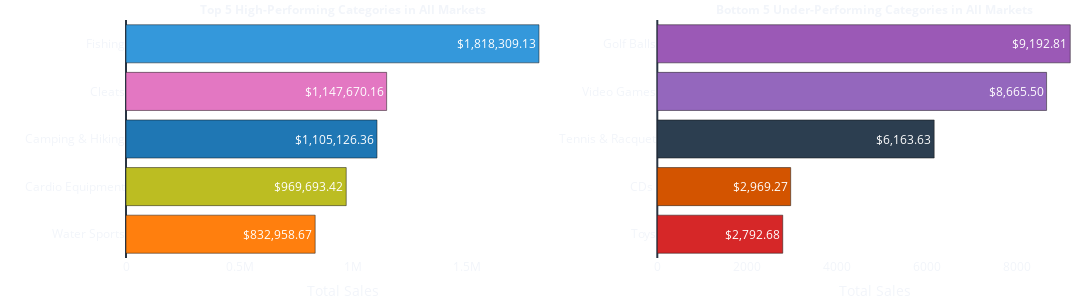
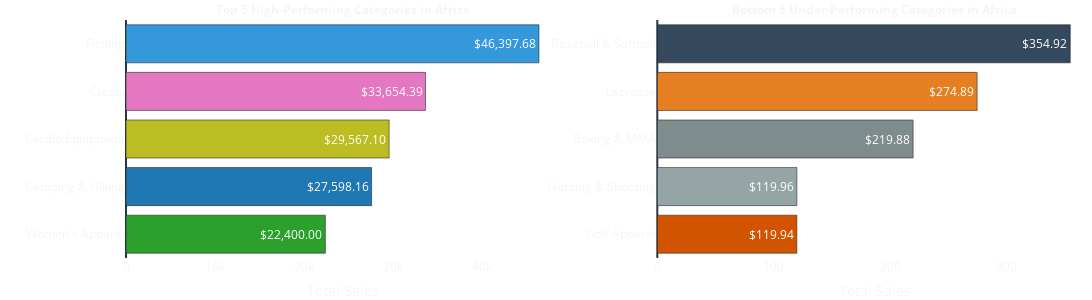

Notebook code for these charts, in order:
### Code cell
display(top_bottom_products(df_2017, "All Markets"), top_bottom_products(df_2017, "Africa"), top_bottom_products(df_2017, "Europe"), 
        top_bottom_products(df_2017, "Latin America"), top_bottom_products(df_2017, "Pacific Asia"), top_bottom_products(df_2017, "USCA"))

### Figure 1 — Plotly figure (JSON) as saved in the notebook; plotly's stock layout.template omitted (floating-point values rounded to 4 significant figures)
{"data": [{"marker": {"color": ["#3498db", "#e377c2", "#1f77b4", "#bcbd22", "#ff7f0e"]}, "name": "", "orientation": "h", "text": ["$1,818,309.13", "$1,147,670.16", "$1,105,126.36", "$969,693.42", "$832,958.67"], "textfont": {"color": "white"}, "type": "bar", "x": [1818000.0, 1148000.0, 1105000.0, 969700.0, 833000.0], "xaxis": "x", "y": ["Fishing", "Cleats", "Camping & Hiking", "Cardio Equipment", "Water Sports"], "yaxis": "y"}, {"marker": {"color": ["#9b59b6", "#9467bd", "#2c3e50", "#d35400", "#d62728"]}, "name": "", "orientation": "h", "text": ["$9,192.81", "$8,665.50", "$6,163.63", "$2,969.27", "$2,792.68"], "textfont": {"color": "white"}, "type": "bar", "x": [9193.0, 8666.0, 6164.0, 2969.0, 2793.0], "xaxis": "x2", "y": ["Golf Balls", "Video Games", "Tennis & Racquet", "CDs ", "Toys"], "yaxis": "y2"}], "layout": {"annotations": [{"font": {"size": 12}, "showarrow": false, "text": "<b>Top 5 High-Performing Categories in All Markets</b>", "x": 0.225, "xanchor": "center", "xref": "paper", "y": 1, "yanchor": "bottom", "yref": "paper"}, {"font": {"size": 12}, "showarrow": false, "text": "<b>Bottom 5 Under-Performing Categories in All Markets</b>", "x": 0.775, "xanchor": "center", "xref": "paper", "y": 1, "yanchor": "bottom", "yref": "paper"}], "height": 300, "margin": {"b": 0, "l": 0, "r": 0, "t": 20}, "paper_bgcolor": "rgba(0, 0, 0, 0)", "plot_bgcolor": "rgba(0, 0, 0, 0)", "showlegend": false, "width": 1200, "xaxis": {"anchor": "y", "domain": [0, 0.45], "showgrid": false, "title": {"text": "Total Sales"}}, "xaxis2": {"anchor": "y2", "domain": [0.55, 1], "showgrid": false, "title": {"text": "Total Sales"}}, "yaxis": {"anchor": "x", "categoryorder": "total ascending", "domain": [0, 1], "title": {"text": ""}}, "yaxis2": {"anchor": "x2", "categoryorder": "total ascending", "domain": [0, 1], "title": {"text": ""}}}}

### Figure 2 — Plotly figure (JSON) as saved in the notebook; plotly's stock layout.template omitted (floating-point values rounded to 4 significant figures)
{"data": [{"marker": {"color": ["#3498db", "#e377c2", "#bcbd22", "#1f77b4", "#2ca02c"]}, "name": "", "orientation": "h", "text": ["$46,397.68", "$33,654.39", "$29,567.10", "$27,598.16", "$22,400.00"], "textfont": {"color": "white"}, "type": "bar", "x": [46400.0, 33650.0, 29570.0, 27600.0, 22400], "xaxis": "x", "y": ["Fishing", "Cleats", "Cardio Equipment", "Camping & Hiking", "Women's Apparel"], "yaxis": "y"}, {"marker": {"color": ["#34495e", "#e67e22", "#7f8c8d", "#95a5a6", "#d35400"]}, "name": "", "orientation": "h", "text": ["$354.92", "$274.89", "$219.88", "$119.96", "$119.94"], "textfont": {"color": "white"}, "type": "bar", "x": [354.9, 274.9, 219.9, 120.0, 119.9], "xaxis": "x2", "y": ["Baseball & Softball", "Lacrosse", "Boxing & MMA", "Hunting & Shooting", "Golf Apparel"], "yaxis": "y2"}], "layout": {"annotations": [{"font": {"size": 12}, "showarrow": false, "text": "<b>Top 5 High-Performing Categories in Africa</b>", "x": 0.225, "xanchor": "center", "xref": "paper", "y": 1, "yanchor": "bottom", "yref": "paper"}, {"font": {"size": 12}, "showarrow": false, "text": "<b>Bottom 5 Under-Performing Categories in Africa</b>", "x": 0.775, "xanchor": "center", "xref": "paper", "y": 1, "yanchor": "bottom", "yref": "paper"}], "height": 300, "margin": {"b": 0, "l": 0, "r": 0, "t": 20}, "paper_bgcolor": "rgba(0, 0, 0, 0)", "plot_bgcolor": "rgba(0, 0, 0, 0)", "showlegend": false, "width": 1200, "xaxis": {"anchor": "y", "domain": [0, 0.45], "showgrid": false, "title": {"text": "Total Sales"}}, "xaxis2": {"anchor": "y2", "domain": [0.55, 1], "showgrid": false, "title": {"text": "Total Sales"}}, "yaxis": {"anchor": "x", "categoryorder": "total ascending", "domain": [0, 1], "title": {"text": ""}}, "yaxis2": {"anchor": "x2", "categoryorder": "total ascending", "domain": [0, 1], "title": {"text": ""}}}}
